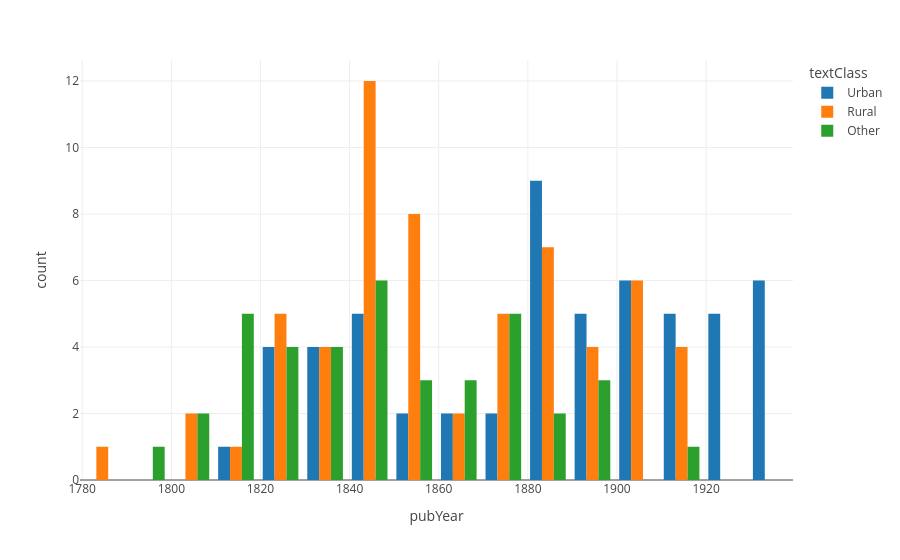

The notebook cell this image was saved under:
### Code cell
px.histogram(df, x="pubYear", color="textClass", barmode='group')

### Figure 1 — Plotly figure (JSON) as saved in the notebook; plotly's stock layout.template omitted (floating-point values rounded to 4 significant figures)
{"data": [{"alignmentgroup": "True", "bingroup": "x", "hovertemplate": "textClass=Urban<br>pubYear=%{x}<br>count=%{y}<extra></extra>", "legendgroup": "Urban", "marker": {"color": "#1F77B4", "pattern": {"shape": ""}}, "name": "Urban", "offsetgroup": "Urban", "orientation": "v", "showlegend": true, "type": "histogram", "x": [1819, 1822, 1822, 1827, 1827, 1832, 1835, 1837, 1838, 1840, 1840, 1840, 1843, 1847, 1850, 1857, 1866, 1866, 1874, 1878, 1880, 1883, 1884, 1885, 1886, 1886, 1887, 1888, 1888, 1890, 1892, 1896, 1897, 1898, 1901, 1904, 1904, 1906, 1906, 1908, 1910, 1910, 1912, 1915, 1916, 1921, 1924, 1925, 1925, 1927, 1930, 1932, 1932, 1933, 1934, 1935], "xaxis": "x", "yaxis": "y"}, {"alignmentgroup": "True", "bingroup": "x", "hovertemplate": "textClass=Rural<br>pubYear=%{x}<br>count=%{y}<extra></extra>", "legendgroup": "Rural", "marker": {"color": "#FF7F0E", "pattern": {"shape": ""}}, "name": "Rural", "offsetgroup": "Rural", "orientation": "v", "showlegend": true, "type": "histogram", "x": [1781, 1800, 1809, 1817, 1820, 1826, 1827, 1827, 1828, 1837, 1838, 1839, 1839, 1841, 1842, 1842, 1843, 1843, 1844, 1845, 1846, 1847, 1849, 1849, 1849, 1852, 1852, 1856, 1856, 1856, 1856, 1856, 1857, 1862, 1865, 1870, 1872, 1875, 1875, 1879, 1883, 1883, 1884, 1885, 1885, 1887, 1887, 1893, 1897, 1897, 1898, 1901, 1901, 1904, 1905, 1908, 1908, 1910, 1911, 1915, 1918], "xaxis": "x", "yaxis": "y"}, {"alignmentgroup": "True", "bingroup": "x", "hovertemplate": "textClass=Other<br>pubYear=%{x}<br>count=%{y}<extra></extra>", "legendgroup": "Other", "marker": {"color": "#2CA02C", "pattern": {"shape": ""}}, "name": "Other", "offsetgroup": "Other", "orientation": "v", "showlegend": true, "type": "histogram", "x": [1797, 1801, 1804, 1810, 1811, 1814, 1818, 1819, 1825, 1825, 1825, 1828, 1832, 1833, 1833, 1835, 1840, 1842, 1842, 1845, 1846, 1848, 1851, 1854, 1854, 1864, 1864, 1864, 1871, 1871, 1875, 1877, 1878, 1881, 1883, 1890, 1891, 1897, 1919], "xaxis": "x", "yaxis": "y"}], "layout": {"barmode": "group", "legend": {"title": {"text": "textClass"}, "tracegroupgap": 0}, "margin": {"t": 60}, "xaxis": {"anchor": "y", "domain": [0, 1], "title": {"text": "pubYear"}}, "yaxis": {"anchor": "x", "domain": [0, 1], "title": {"text": "count"}}}}
